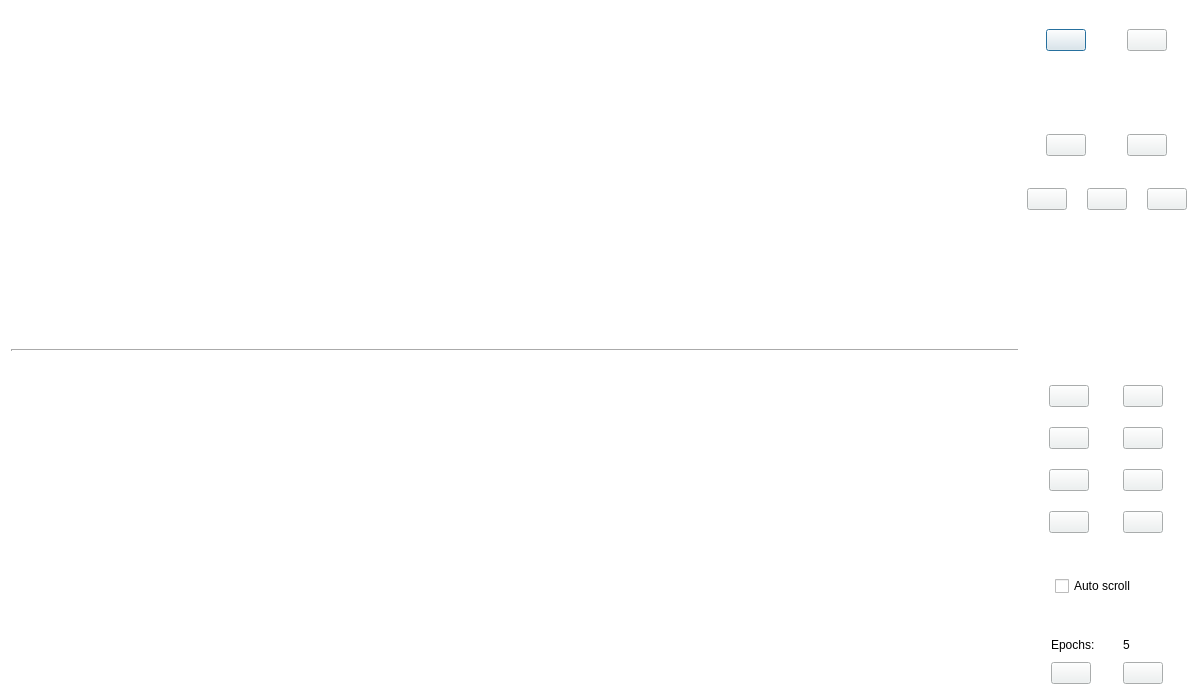
<?xml version="1.0" encoding="UTF-8"?>
<ui version="4.0">
 <class>ViewerWindow</class>
 <widget class="QDialog" name="ViewerWindow">
  <property name="geometry">
   <rect>
    <x>0</x>
    <y>0</y>
    <width>1200</width>
    <height>700</height>
   </rect>
  </property>
  <property name="sizePolicy">
   <sizepolicy hsizetype="Preferred" vsizetype="Preferred">
    <horstretch>0</horstretch>
    <verstretch>0</verstretch>
   </sizepolicy>
  </property>
  <property name="styleSheet">
   <string notr="true">background-color: white;</string>
  </property>
  <layout class="QHBoxLayout" name="horizontalLayout" stretch="20,1">
   <item>
    <layout class="QVBoxLayout" name="all_plots" stretch="50,1,50">
     <property name="spacing">
      <number>1</number>
     </property>
     <property name="sizeConstraint">
      <enum>QLayout::SizeConstraint::SetMinimumSize</enum>
     </property>
     <item>
      <widget class="MplWidget" name="upperfigure" native="true">
       <property name="sizePolicy">
        <sizepolicy hsizetype="Preferred" vsizetype="Preferred">
         <horstretch>0</horstretch>
         <verstretch>0</verstretch>
        </sizepolicy>
       </property>
       <property name="autoFillBackground">
        <bool>false</bool>
       </property>
      </widget>
     </item>
     <item>
      <widget class="Line" name="line">
       <property name="lineWidth">
        <number>2</number>
       </property>
       <property name="orientation">
        <enum>Qt::Orientation::Horizontal</enum>
       </property>
      </widget>
     </item>
     <item>
      <widget class="MplWidget" name="lowerfigure" native="true">
       <property name="sizePolicy">
        <sizepolicy hsizetype="Preferred" vsizetype="Preferred">
         <horstretch>0</horstretch>
         <verstretch>0</verstretch>
        </sizepolicy>
       </property>
       <property name="autoFillBackground">
        <bool>false</bool>
       </property>
      </widget>
     </item>
    </layout>
   </item>
   <item>
    <layout class="QVBoxLayout" name="all_controls" stretch="50,1,50">
     <property name="spacing">
      <number>20</number>
     </property>
     <property name="sizeConstraint">
      <enum>QLayout::SizeConstraint::SetDefaultConstraint</enum>
     </property>
     <item>
      <layout class="QVBoxLayout" name="top_plot_buttons" stretch="2,5,5,12,12">
       <item>
        <spacer name="topcontroltopspacer">
         <property name="orientation">
          <enum>Qt::Orientation::Vertical</enum>
         </property>
         <property name="sizeType">
          <enum>QSizePolicy::Policy::Preferred</enum>
         </property>
         <property name="sizeHint" stdset="0">
          <size>
           <width>5</width>
           <height>10</height>
          </size>
         </property>
        </spacer>
       </item>
       <item>
        <layout class="QHBoxLayout" name="save_help_buttons">
         <property name="spacing">
          <number>20</number>
         </property>
         <property name="sizeConstraint">
          <enum>QLayout::SizeConstraint::SetDefaultConstraint</enum>
         </property>
         <item>
          <widget class="QPushButton" name="savebutton">
           <property name="sizePolicy">
            <sizepolicy hsizetype="Fixed" vsizetype="Fixed">
             <horstretch>0</horstretch>
             <verstretch>0</verstretch>
            </sizepolicy>
           </property>
           <property name="toolTip">
            <string>Save labels (Ctrl+S)</string>
           </property>
           <property name="styleSheet">
            <string notr="true">background-color: rgb(237, 241, 241);</string>
           </property>
           <property name="text">
            <string/>
           </property>
           <property name="icon">
            <iconset resource="resources.qrc">
             <normaloff>:/icons/save.png</normaloff>:/icons/save.png</iconset>
           </property>
           <property name="iconSize">
            <size>
             <width>28</width>
             <height>28</height>
            </size>
           </property>
           <property name="autoRepeat">
            <bool>true</bool>
           </property>
          </widget>
         </item>
         <item>
          <widget class="QPushButton" name="helpbutton">
           <property name="sizePolicy">
            <sizepolicy hsizetype="Fixed" vsizetype="Fixed">
             <horstretch>0</horstretch>
             <verstretch>0</verstretch>
            </sizepolicy>
           </property>
           <property name="toolTip">
            <string>User manual</string>
           </property>
           <property name="styleSheet">
            <string notr="true">background-color: rgb(237, 241, 241);</string>
           </property>
           <property name="text">
            <string/>
           </property>
           <property name="icon">
            <iconset resource="resources.qrc">
             <normaloff>:/icons/question.png</normaloff>:/icons/question.png</iconset>
           </property>
           <property name="iconSize">
            <size>
             <width>28</width>
             <height>28</height>
            </size>
           </property>
           <property name="autoRepeat">
            <bool>true</bool>
           </property>
          </widget>
         </item>
        </layout>
       </item>
       <item>
        <spacer name="topcontrolmidspacer">
         <property name="orientation">
          <enum>Qt::Orientation::Vertical</enum>
         </property>
         <property name="sizeType">
          <enum>QSizePolicy::Policy::Preferred</enum>
         </property>
         <property name="sizeHint" stdset="0">
          <size>
           <width>5</width>
           <height>5</height>
          </size>
         </property>
        </spacer>
       </item>
       <item>
        <layout class="QVBoxLayout" name="zoom_and_brightness">
         <item>
          <spacer name="verticalSpacer_6">
           <property name="orientation">
            <enum>Qt::Orientation::Vertical</enum>
           </property>
           <property name="sizeType">
            <enum>QSizePolicy::Policy::Preferred</enum>
           </property>
           <property name="sizeHint" stdset="0">
            <size>
             <width>5</width>
             <height>5</height>
            </size>
           </property>
          </spacer>
         </item>
         <item>
          <layout class="QHBoxLayout" name="brightness_buttons">
           <item>
            <widget class="QPushButton" name="specbrighter">
             <property name="sizePolicy">
              <sizepolicy hsizetype="Fixed" vsizetype="Fixed">
               <horstretch>0</horstretch>
               <verstretch>0</verstretch>
              </sizepolicy>
             </property>
             <property name="toolTip">
              <string>Increase brightness</string>
             </property>
             <property name="styleSheet">
              <string notr="true">background-color: rgb(237, 241, 241);</string>
             </property>
             <property name="text">
              <string/>
             </property>
             <property name="icon">
              <iconset resource="resources.qrc">
               <normaloff>:/icons/brightness_up.png</normaloff>:/icons/brightness_up.png</iconset>
             </property>
             <property name="iconSize">
              <size>
               <width>24</width>
               <height>24</height>
              </size>
             </property>
             <property name="autoRepeat">
              <bool>true</bool>
             </property>
            </widget>
           </item>
           <item>
            <widget class="QPushButton" name="specdimmer">
             <property name="sizePolicy">
              <sizepolicy hsizetype="Fixed" vsizetype="Fixed">
               <horstretch>0</horstretch>
               <verstretch>0</verstretch>
              </sizepolicy>
             </property>
             <property name="toolTip">
              <string>Decrease brightness</string>
             </property>
             <property name="styleSheet">
              <string notr="true">background-color: rgb(237, 241, 241);</string>
             </property>
             <property name="text">
              <string/>
             </property>
             <property name="icon">
              <iconset resource="resources.qrc">
               <normaloff>:/icons/brightness_down.png</normaloff>:/icons/brightness_down.png</iconset>
             </property>
             <property name="iconSize">
              <size>
               <width>24</width>
               <height>24</height>
              </size>
             </property>
             <property name="autoRepeat">
              <bool>true</bool>
             </property>
            </widget>
           </item>
          </layout>
         </item>
         <item>
          <layout class="QHBoxLayout" name="zoom_buttons">
           <property name="sizeConstraint">
            <enum>QLayout::SizeConstraint::SetDefaultConstraint</enum>
           </property>
           <property name="leftMargin">
            <number>2</number>
           </property>
           <property name="rightMargin">
            <number>2</number>
           </property>
           <item>
            <widget class="QPushButton" name="xzoomin">
             <property name="sizePolicy">
              <sizepolicy hsizetype="Fixed" vsizetype="Fixed">
               <horstretch>0</horstretch>
               <verstretch>0</verstretch>
              </sizepolicy>
             </property>
             <property name="toolTip">
              <string>Zoom in (+)</string>
             </property>
             <property name="styleSheet">
              <string notr="true">background-color: rgb(237, 241, 241);</string>
             </property>
             <property name="text">
              <string/>
             </property>
             <property name="icon">
              <iconset resource="resources.qrc">
               <normaloff>:/icons/zoom_in.png</normaloff>:/icons/zoom_in.png</iconset>
             </property>
             <property name="iconSize">
              <size>
               <width>20</width>
               <height>20</height>
              </size>
             </property>
             <property name="autoRepeat">
              <bool>true</bool>
             </property>
            </widget>
           </item>
           <item>
            <widget class="QPushButton" name="xzoomout">
             <property name="sizePolicy">
              <sizepolicy hsizetype="Fixed" vsizetype="Fixed">
               <horstretch>0</horstretch>
               <verstretch>0</verstretch>
              </sizepolicy>
             </property>
             <property name="toolTip">
              <string>Zoom out (-)</string>
             </property>
             <property name="styleSheet">
              <string notr="true">background-color: rgb(237, 241, 241);</string>
             </property>
             <property name="text">
              <string/>
             </property>
             <property name="icon">
              <iconset resource="resources.qrc">
               <normaloff>:/icons/zoom_out.png</normaloff>:/icons/zoom_out.png</iconset>
             </property>
             <property name="iconSize">
              <size>
               <width>20</width>
               <height>20</height>
              </size>
             </property>
             <property name="autoRepeat">
              <bool>true</bool>
             </property>
            </widget>
           </item>
           <item>
            <widget class="QPushButton" name="xzoomreset">
             <property name="sizePolicy">
              <sizepolicy hsizetype="Fixed" vsizetype="Fixed">
               <horstretch>0</horstretch>
               <verstretch>0</verstretch>
              </sizepolicy>
             </property>
             <property name="toolTip">
              <string>Reset zoom</string>
             </property>
             <property name="styleSheet">
              <string notr="true">background-color: rgb(237, 241, 241);</string>
             </property>
             <property name="text">
              <string/>
             </property>
             <property name="icon">
              <iconset resource="resources.qrc">
               <normaloff>:/icons/home.png</normaloff>:/icons/home.png</iconset>
             </property>
             <property name="iconSize">
              <size>
               <width>20</width>
               <height>20</height>
              </size>
             </property>
             <property name="autoRepeat">
              <bool>true</bool>
             </property>
            </widget>
           </item>
          </layout>
         </item>
         <item>
          <spacer name="verticalSpacer_7">
           <property name="orientation">
            <enum>Qt::Orientation::Vertical</enum>
           </property>
           <property name="sizeType">
            <enum>QSizePolicy::Policy::Preferred</enum>
           </property>
           <property name="sizeHint" stdset="0">
            <size>
             <width>5</width>
             <height>5</height>
            </size>
           </property>
          </spacer>
         </item>
        </layout>
       </item>
       <item>
        <spacer name="topcontrolbottomspacer">
         <property name="orientation">
          <enum>Qt::Orientation::Vertical</enum>
         </property>
         <property name="sizeType">
          <enum>QSizePolicy::Policy::Preferred</enum>
         </property>
         <property name="sizeHint" stdset="0">
          <size>
           <width>5</width>
           <height>5</height>
          </size>
         </property>
        </spacer>
       </item>
      </layout>
     </item>
     <item>
      <spacer name="allcontrolmidspacer">
       <property name="orientation">
        <enum>Qt::Orientation::Vertical</enum>
       </property>
       <property name="sizeType">
        <enum>QSizePolicy::Policy::Preferred</enum>
       </property>
       <property name="sizeHint" stdset="0">
        <size>
         <width>5</width>
         <height>5</height>
        </size>
       </property>
      </spacer>
     </item>
     <item>
      <layout class="QVBoxLayout" name="bottom_plot_buttons" stretch="1,6,1,3,1,4,1">
       <item>
        <spacer name="verticalSpacer_3">
         <property name="orientation">
          <enum>Qt::Orientation::Vertical</enum>
         </property>
         <property name="sizeType">
          <enum>QSizePolicy::Policy::Preferred</enum>
         </property>
         <property name="sizeHint" stdset="0">
          <size>
           <width>5</width>
           <height>5</height>
          </size>
         </property>
        </spacer>
       </item>
       <item>
        <layout class="QVBoxLayout" name="eeg_emg_buttons">
         <property name="spacing">
          <number>20</number>
         </property>
         <item>
          <layout class="QGridLayout" name="eegbuttons">
           <property name="horizontalSpacing">
            <number>10</number>
           </property>
           <property name="verticalSpacing">
            <number>20</number>
           </property>
           <item row="0" column="1">
            <widget class="QPushButton" name="eegshiftup">
             <property name="sizePolicy">
              <sizepolicy hsizetype="Fixed" vsizetype="Fixed">
               <horstretch>0</horstretch>
               <verstretch>0</verstretch>
              </sizepolicy>
             </property>
             <property name="toolTip">
              <string>Shift signal up</string>
             </property>
             <property name="styleSheet">
              <string notr="true">background-color: rgb(237, 241, 241);</string>
             </property>
             <property name="text">
              <string/>
             </property>
             <property name="icon">
              <iconset resource="resources.qrc">
               <normaloff>:/icons/double_up_arrow.png</normaloff>:/icons/double_up_arrow.png</iconset>
             </property>
             <property name="iconSize">
              <size>
               <width>20</width>
               <height>20</height>
              </size>
             </property>
             <property name="autoRepeat">
              <bool>true</bool>
             </property>
            </widget>
           </item>
           <item row="1" column="0">
            <widget class="QPushButton" name="eegzoomout">
             <property name="sizePolicy">
              <sizepolicy hsizetype="Fixed" vsizetype="Fixed">
               <horstretch>0</horstretch>
               <verstretch>0</verstretch>
              </sizepolicy>
             </property>
             <property name="toolTip">
              <string>Scale signal down</string>
             </property>
             <property name="styleSheet">
              <string notr="true">background-color: rgb(237, 241, 241);</string>
             </property>
             <property name="text">
              <string/>
             </property>
             <property name="icon">
              <iconset resource="resources.qrc">
               <normaloff>:/icons/zoom_out.png</normaloff>:/icons/zoom_out.png</iconset>
             </property>
             <property name="iconSize">
              <size>
               <width>20</width>
               <height>20</height>
              </size>
             </property>
             <property name="autoRepeat">
              <bool>true</bool>
             </property>
            </widget>
           </item>
           <item row="1" column="1">
            <widget class="QPushButton" name="eegshiftdown">
             <property name="sizePolicy">
              <sizepolicy hsizetype="Fixed" vsizetype="Fixed">
               <horstretch>0</horstretch>
               <verstretch>0</verstretch>
              </sizepolicy>
             </property>
             <property name="toolTip">
              <string>Shift signal down</string>
             </property>
             <property name="styleSheet">
              <string notr="true">background-color: rgb(237, 241, 241);</string>
             </property>
             <property name="text">
              <string/>
             </property>
             <property name="icon">
              <iconset resource="resources.qrc">
               <normaloff>:/icons/double_down_arrow.png</normaloff>:/icons/double_down_arrow.png</iconset>
             </property>
             <property name="iconSize">
              <size>
               <width>20</width>
               <height>20</height>
              </size>
             </property>
             <property name="autoRepeat">
              <bool>true</bool>
             </property>
            </widget>
           </item>
           <item row="0" column="0">
            <widget class="QPushButton" name="eegzoomin">
             <property name="sizePolicy">
              <sizepolicy hsizetype="Fixed" vsizetype="Fixed">
               <horstretch>0</horstretch>
               <verstretch>0</verstretch>
              </sizepolicy>
             </property>
             <property name="toolTip">
              <string>Scale signal up</string>
             </property>
             <property name="styleSheet">
              <string notr="true">background-color: rgb(237, 241, 241);</string>
             </property>
             <property name="text">
              <string/>
             </property>
             <property name="icon">
              <iconset resource="resources.qrc">
               <normaloff>:/icons/zoom_in.png</normaloff>:/icons/zoom_in.png</iconset>
             </property>
             <property name="iconSize">
              <size>
               <width>20</width>
               <height>20</height>
              </size>
             </property>
             <property name="autoRepeat">
              <bool>true</bool>
             </property>
            </widget>
           </item>
          </layout>
         </item>
         <item>
          <spacer name="verticalSpacer_5">
           <property name="orientation">
            <enum>Qt::Orientation::Vertical</enum>
           </property>
           <property name="sizeType">
            <enum>QSizePolicy::Policy::Preferred</enum>
           </property>
           <property name="sizeHint" stdset="0">
            <size>
             <width>5</width>
             <height>5</height>
            </size>
           </property>
          </spacer>
         </item>
         <item>
          <layout class="QGridLayout" name="emgbuttons">
           <property name="horizontalSpacing">
            <number>10</number>
           </property>
           <property name="verticalSpacing">
            <number>20</number>
           </property>
           <item row="0" column="0">
            <widget class="QPushButton" name="emgzoomin">
             <property name="sizePolicy">
              <sizepolicy hsizetype="Fixed" vsizetype="Fixed">
               <horstretch>0</horstretch>
               <verstretch>0</verstretch>
              </sizepolicy>
             </property>
             <property name="styleSheet">
              <string notr="true">background-color: rgb(237, 241, 241);</string>
             </property>
             <property name="text">
              <string/>
             </property>
             <property name="icon">
              <iconset resource="resources.qrc">
               <normaloff>:/icons/zoom_in.png</normaloff>:/icons/zoom_in.png</iconset>
             </property>
             <property name="iconSize">
              <size>
               <width>20</width>
               <height>20</height>
              </size>
             </property>
             <property name="autoRepeat">
              <bool>true</bool>
             </property>
            </widget>
           </item>
           <item row="1" column="1">
            <widget class="QPushButton" name="emgshiftdown">
             <property name="sizePolicy">
              <sizepolicy hsizetype="Fixed" vsizetype="Fixed">
               <horstretch>0</horstretch>
               <verstretch>0</verstretch>
              </sizepolicy>
             </property>
             <property name="styleSheet">
              <string notr="true">background-color: rgb(237, 241, 241);</string>
             </property>
             <property name="text">
              <string/>
             </property>
             <property name="icon">
              <iconset resource="resources.qrc">
               <normaloff>:/icons/double_down_arrow.png</normaloff>:/icons/double_down_arrow.png</iconset>
             </property>
             <property name="iconSize">
              <size>
               <width>20</width>
               <height>20</height>
              </size>
             </property>
             <property name="autoRepeat">
              <bool>true</bool>
             </property>
            </widget>
           </item>
           <item row="0" column="1">
            <widget class="QPushButton" name="emgshiftup">
             <property name="sizePolicy">
              <sizepolicy hsizetype="Fixed" vsizetype="Fixed">
               <horstretch>0</horstretch>
               <verstretch>0</verstretch>
              </sizepolicy>
             </property>
             <property name="styleSheet">
              <string notr="true">background-color: rgb(237, 241, 241);</string>
             </property>
             <property name="text">
              <string/>
             </property>
             <property name="icon">
              <iconset resource="resources.qrc">
               <normaloff>:/icons/double_up_arrow.png</normaloff>:/icons/double_up_arrow.png</iconset>
             </property>
             <property name="iconSize">
              <size>
               <width>20</width>
               <height>20</height>
              </size>
             </property>
             <property name="autoRepeat">
              <bool>true</bool>
             </property>
            </widget>
           </item>
           <item row="1" column="0">
            <widget class="QPushButton" name="emgzoomout">
             <property name="sizePolicy">
              <sizepolicy hsizetype="Fixed" vsizetype="Fixed">
               <horstretch>0</horstretch>
               <verstretch>0</verstretch>
              </sizepolicy>
             </property>
             <property name="styleSheet">
              <string notr="true">background-color: rgb(237, 241, 241);</string>
             </property>
             <property name="text">
              <string/>
             </property>
             <property name="icon">
              <iconset resource="resources.qrc">
               <normaloff>:/icons/zoom_out.png</normaloff>:/icons/zoom_out.png</iconset>
             </property>
             <property name="iconSize">
              <size>
               <width>20</width>
               <height>20</height>
              </size>
             </property>
             <property name="autoRepeat">
              <bool>true</bool>
             </property>
            </widget>
           </item>
          </layout>
         </item>
        </layout>
       </item>
       <item>
        <spacer name="verticalSpacer">
         <property name="orientation">
          <enum>Qt::Orientation::Vertical</enum>
         </property>
         <property name="sizeType">
          <enum>QSizePolicy::Policy::Preferred</enum>
         </property>
         <property name="sizeHint" stdset="0">
          <size>
           <width>5</width>
           <height>5</height>
          </size>
         </property>
        </spacer>
       </item>
       <item>
        <layout class="QVBoxLayout" name="autoscroll_layout">
         <property name="leftMargin">
          <number>30</number>
         </property>
         <property name="rightMargin">
          <number>20</number>
         </property>
         <item>
          <widget class="QCheckBox" name="autoscroll">
           <property name="sizePolicy">
            <sizepolicy hsizetype="Fixed" vsizetype="Fixed">
             <horstretch>0</horstretch>
             <verstretch>0</verstretch>
            </sizepolicy>
           </property>
           <property name="toolTip">
            <string>Step forward when setting brain state</string>
           </property>
           <property name="styleSheet">
            <string notr="true">background-color: none;</string>
           </property>
           <property name="text">
            <string>Auto scroll</string>
           </property>
          </widget>
         </item>
        </layout>
       </item>
       <item>
        <spacer name="verticalSpacer_2">
         <property name="orientation">
          <enum>Qt::Orientation::Vertical</enum>
         </property>
         <property name="sizeType">
          <enum>QSizePolicy::Policy::Preferred</enum>
         </property>
         <property name="sizeHint" stdset="0">
          <size>
           <width>5</width>
           <height>5</height>
          </size>
         </property>
        </spacer>
       </item>
       <item>
        <layout class="QGridLayout" name="epoch_controls" columnstretch="1,1">
         <property name="horizontalSpacing">
          <number>2</number>
         </property>
         <property name="verticalSpacing">
          <number>10</number>
         </property>
         <item row="0" column="1">
          <widget class="QLabel" name="shownepochslabel">
           <property name="sizePolicy">
            <sizepolicy hsizetype="Fixed" vsizetype="Preferred">
             <horstretch>0</horstretch>
             <verstretch>0</verstretch>
            </sizepolicy>
           </property>
           <property name="text">
            <string>5</string>
           </property>
           <property name="alignment">
            <set>Qt::AlignmentFlag::AlignLeading|Qt::AlignmentFlag::AlignLeft|Qt::AlignmentFlag::AlignVCenter</set>
           </property>
          </widget>
         </item>
         <item row="0" column="0">
          <widget class="QLabel" name="epochsword">
           <property name="sizePolicy">
            <sizepolicy hsizetype="Fixed" vsizetype="Fixed">
             <horstretch>0</horstretch>
             <verstretch>0</verstretch>
            </sizepolicy>
           </property>
           <property name="text">
            <string>Epochs:</string>
           </property>
          </widget>
         </item>
         <item row="1" column="1">
          <widget class="QPushButton" name="shownepochsplus">
           <property name="sizePolicy">
            <sizepolicy hsizetype="Fixed" vsizetype="Fixed">
             <horstretch>0</horstretch>
             <verstretch>0</verstretch>
            </sizepolicy>
           </property>
           <property name="styleSheet">
            <string notr="true">background-color: rgb(237, 241, 241);</string>
           </property>
           <property name="text">
            <string/>
           </property>
           <property name="icon">
            <iconset resource="resources.qrc">
             <normaloff>:/icons/up_arrow.png</normaloff>:/icons/up_arrow.png</iconset>
           </property>
           <property name="iconSize">
            <size>
             <width>20</width>
             <height>20</height>
            </size>
           </property>
           <property name="autoRepeat">
            <bool>false</bool>
           </property>
          </widget>
         </item>
         <item row="1" column="0">
          <widget class="QPushButton" name="shownepochsminus">
           <property name="sizePolicy">
            <sizepolicy hsizetype="Fixed" vsizetype="Fixed">
             <horstretch>0</horstretch>
             <verstretch>0</verstretch>
            </sizepolicy>
           </property>
           <property name="styleSheet">
            <string notr="true">background-color: rgb(237, 241, 241);</string>
           </property>
           <property name="text">
            <string/>
           </property>
           <property name="icon">
            <iconset resource="resources.qrc">
             <normaloff>:/icons/down_arrow.png</normaloff>:/icons/down_arrow.png</iconset>
           </property>
           <property name="iconSize">
            <size>
             <width>20</width>
             <height>20</height>
            </size>
           </property>
           <property name="autoRepeat">
            <bool>false</bool>
           </property>
          </widget>
         </item>
        </layout>
       </item>
       <item>
        <spacer name="verticalSpacer_4">
         <property name="orientation">
          <enum>Qt::Orientation::Vertical</enum>
         </property>
         <property name="sizeType">
          <enum>QSizePolicy::Policy::Fixed</enum>
         </property>
         <property name="sizeHint" stdset="0">
          <size>
           <width>5</width>
           <height>5</height>
          </size>
         </property>
        </spacer>
       </item>
      </layout>
     </item>
    </layout>
   </item>
  </layout>
 </widget>
 <customwidgets>
  <customwidget>
   <class>MplWidget</class>
   <extends>QWidget</extends>
   <header>accusleepy.gui.mplwidget</header>
   <container>1</container>
  </customwidget>
 </customwidgets>
 <resources>
  <include location="resources.qrc"/>
 </resources>
 <connections/>
</ui>
